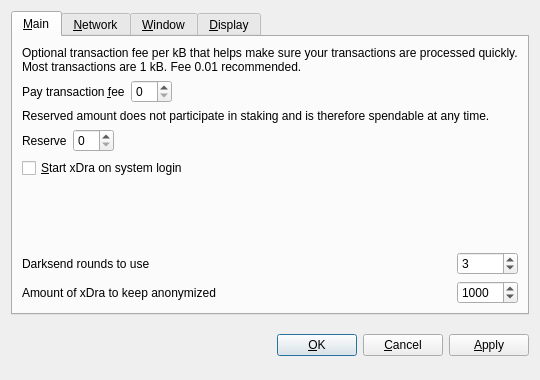
<?xml version="1.0" encoding="UTF-8"?>
<ui version="4.0">
 <class>OptionsDialog</class>
 <widget class="QDialog" name="OptionsDialog">
  <property name="geometry">
   <rect>
    <x>0</x>
    <y>0</y>
    <width>540</width>
    <height>380</height>
   </rect>
  </property>
  <property name="windowTitle">
   <string>Options</string>
  </property>
  <property name="modal">
   <bool>true</bool>
  </property>
  <layout class="QVBoxLayout" name="verticalLayout">
   <item>
    <widget class="QTabWidget" name="tabWidget">
     <property name="tabPosition">
      <enum>QTabWidget::North</enum>
     </property>
     <property name="currentIndex">
      <number>0</number>
     </property>
     <widget class="QWidget" name="tabMain">
      <attribute name="title">
       <string>&amp;Main</string>
      </attribute>
      <layout class="QGridLayout" name="gridLayout">
       <item row="0" column="0" colspan="2">
        <widget class="QLabel" name="transactionFeeInfoLabel">
         <property name="text">
          <string>Optional transaction fee per kB that helps make sure your transactions are processed quickly. Most transactions are 1 kB. Fee 0.01 recommended.</string>
         </property>
         <property name="textFormat">
          <enum>Qt::PlainText</enum>
         </property>
         <property name="wordWrap">
          <bool>true</bool>
         </property>
        </widget>
       </item>
       <item row="1" column="0">
        <layout class="QHBoxLayout" name="horizontalLayoutFee">
         <item>
          <widget class="QLabel" name="transactionFeeLabel">
           <property name="text">
            <string>Pay transaction &amp;fee</string>
           </property>
           <property name="textFormat">
            <enum>Qt::PlainText</enum>
           </property>
           <property name="buddy">
            <cstring>transactionFee</cstring>
           </property>
          </widget>
         </item>
         <item>
          <widget class="BitcoinAmountField" name="transactionFee"/>
         </item>
         <item>
          <spacer name="horizontalSpacerFee">
           <property name="orientation">
            <enum>Qt::Horizontal</enum>
           </property>
           <property name="sizeHint" stdset="0">
            <size>
             <width>40</width>
             <height>20</height>
            </size>
           </property>
          </spacer>
         </item>
        </layout>
       </item>
       <item row="2" column="0" colspan="2">
        <widget class="QLabel" name="reserveBalanceInfoLabel">
         <property name="text">
          <string>Reserved amount does not participate in staking and is therefore spendable at any time.</string>
         </property>
         <property name="textFormat">
          <enum>Qt::PlainText</enum>
         </property>
         <property name="wordWrap">
          <bool>true</bool>
         </property>
        </widget>
       </item>
       <item row="3" column="0">
        <layout class="QHBoxLayout" name="horizontalLayoutReserveBalance">
         <item>
          <widget class="QLabel" name="reserveBalanceLabel">
           <property name="text">
            <string>Reserve</string>
           </property>
           <property name="textFormat">
            <enum>Qt::PlainText</enum>
           </property>
           <property name="buddy">
            <cstring>reserveBalance</cstring>
           </property>
          </widget>
         </item>
         <item>
          <widget class="BitcoinAmountField" name="reserveBalance"/>
         </item>
         <item>
          <spacer name="horizontalSpacerReserveBalance">
           <property name="orientation">
            <enum>Qt::Horizontal</enum>
           </property>
           <property name="sizeHint" stdset="0">
            <size>
             <width>40</width>
             <height>20</height>
            </size>
           </property>
          </spacer>
         </item>
        </layout>
       </item>
       <item row="4" column="0">
        <widget class="QCheckBox" name="bitcoinAtStartup">
         <property name="toolTip">
          <string>Automatically start xDra after logging in to the system.</string>
         </property>
         <property name="text">
          <string>&amp;Start xDra on system login</string>
         </property>
        </widget>
       </item>
       <item row="5" column="0">
        <spacer name="verticalSpacer_Main">
         <property name="orientation">
          <enum>Qt::Vertical</enum>
         </property>
         <property name="sizeHint" stdset="0">
          <size>
           <width>20</width>
           <height>40</height>
          </size>
         </property>
        </spacer>
       </item>
       <item row="6" column="0">
        <widget class="QLabel" name="label">
         <property name="toolTip">
          <string>&lt;html&gt;&lt;head/&gt;&lt;body&gt;&lt;p&gt;This setting determines the amount of individual masternodes that an input will be anonymized through. More rounds of anonymization gives a higher degree of privacy, but also costs more in fees.&lt;/p&gt;&lt;/body&gt;&lt;/html&gt;</string>
         </property>
         <property name="text">
          <string>Darksend rounds to use</string>
         </property>
        </widget>
       </item>
       <item row="6" column="1">
        <widget class="QSpinBox" name="darksendRounds">
         <property name="minimum">
          <number>2</number>
         </property>
         <property name="maximum">
          <number>16</number>
         </property>
         <property name="value">
          <number>3</number>
         </property>
        </widget>
       </item>
       <item row="7" column="0">
        <widget class="QLabel" name="label_2">
         <property name="toolTip">
          <string>This amount acts as a threshold to turn off Darksend once it's reached.</string>
         </property>
         <property name="statusTip">
          <string notr="true"/>
         </property>
         <property name="whatsThis">
          <string notr="true"/>
         </property>
         <property name="accessibleName">
          <string notr="true"/>
         </property>
         <property name="accessibleDescription">
          <string notr="true"/>
         </property>
         <property name="text">
          <string>Amount of xDra to keep anonymized</string>
         </property>
        </widget>
       </item>
       <item row="7" column="1">
        <widget class="QSpinBox" name="anonymizexDra">
         <property name="minimum">
          <number>2</number>
         </property>
         <property name="maximum">
          <number>10000</number>
         </property>
         <property name="singleStep">
          <number>10</number>
         </property>
         <property name="value">
          <number>1000</number>
         </property>
        </widget>
       </item>
      </layout>
     </widget>
     <widget class="QWidget" name="tabNetwork">
      <attribute name="title">
       <string>&amp;Network</string>
      </attribute>
      <layout class="QVBoxLayout" name="verticalLayout_Network">
       <item>
        <widget class="QCheckBox" name="mapPortUpnp">
         <property name="toolTip">
          <string>Automatically open the xDra client port on the router. This only works when your router supports UPnP and it is enabled.</string>
         </property>
         <property name="text">
          <string>Map port using &amp;UPnP</string>
         </property>
        </widget>
       </item>
       <item>
        <widget class="QCheckBox" name="connectSocks">
         <property name="toolTip">
          <string>Connect to the xDra network through a SOCKS5 proxy (e.g. when connecting through Tor).</string>
         </property>
         <property name="text">
          <string>&amp;Connect through SOCKS5 proxy:</string>
         </property>
        </widget>
       </item>
       <item>
        <layout class="QHBoxLayout" name="horizontalLayout_Network">
         <item>
          <widget class="QLabel" name="proxyIpLabel">
           <property name="text">
            <string>Proxy &amp;IP:</string>
           </property>
           <property name="textFormat">
            <enum>Qt::PlainText</enum>
           </property>
           <property name="buddy">
            <cstring>proxyIp</cstring>
           </property>
          </widget>
         </item>
         <item>
          <widget class="QValidatedLineEdit" name="proxyIp">
           <property name="maximumSize">
            <size>
             <width>140</width>
             <height>16777215</height>
            </size>
           </property>
           <property name="toolTip">
            <string>IP address of the proxy (e.g. 127.0.0.1)</string>
           </property>
          </widget>
         </item>
         <item>
          <widget class="QLabel" name="proxyPortLabel">
           <property name="text">
            <string>&amp;Port:</string>
           </property>
           <property name="textFormat">
            <enum>Qt::PlainText</enum>
           </property>
           <property name="buddy">
            <cstring>proxyPort</cstring>
           </property>
          </widget>
         </item>
         <item>
          <widget class="QLineEdit" name="proxyPort">
           <property name="maximumSize">
            <size>
             <width>55</width>
             <height>16777215</height>
            </size>
           </property>
           <property name="toolTip">
            <string>Port of the proxy (e.g. 9050)</string>
           </property>
          </widget>
         </item>
         <item>
          <spacer name="horizontalSpacer_Network">
           <property name="orientation">
            <enum>Qt::Horizontal</enum>
           </property>
           <property name="sizeHint" stdset="0">
            <size>
             <width>40</width>
             <height>20</height>
            </size>
           </property>
          </spacer>
         </item>
        </layout>
       </item>
       <item>
        <spacer name="verticalSpacer_Network">
         <property name="orientation">
          <enum>Qt::Vertical</enum>
         </property>
         <property name="sizeHint" stdset="0">
          <size>
           <width>20</width>
           <height>40</height>
          </size>
         </property>
        </spacer>
       </item>
      </layout>
     </widget>
     <widget class="QWidget" name="tabWindow">
      <attribute name="title">
       <string>&amp;Window</string>
      </attribute>
      <layout class="QVBoxLayout" name="verticalLayout_Window">
       <item>
        <widget class="QCheckBox" name="minimizeToTray">
         <property name="toolTip">
          <string>Show only a tray icon after minimizing the window.</string>
         </property>
         <property name="text">
          <string>&amp;Minimize to the tray instead of the taskbar</string>
         </property>
        </widget>
       </item>
       <item>
        <widget class="QCheckBox" name="minimizeOnClose">
         <property name="toolTip">
          <string>Minimize instead of exit the application when the window is closed. When this option is enabled, the application will be closed only after selecting Quit in the menu.</string>
         </property>
         <property name="text">
          <string>M&amp;inimize on close</string>
         </property>
        </widget>
       </item>
       <item>
        <spacer name="verticalSpacer_Window">
         <property name="orientation">
          <enum>Qt::Vertical</enum>
         </property>
         <property name="sizeHint" stdset="0">
          <size>
           <width>20</width>
           <height>40</height>
          </size>
         </property>
        </spacer>
       </item>
      </layout>
     </widget>
     <widget class="QWidget" name="tabDisplay">
      <attribute name="title">
       <string>&amp;Display</string>
      </attribute>
      <layout class="QVBoxLayout" name="verticalLayout_Display">
       <item>
        <layout class="QHBoxLayout" name="horizontalLayout_1_Display">
         <item>
          <widget class="QLabel" name="langLabel">
           <property name="text">
            <string>User Interface &amp;language:</string>
           </property>
           <property name="textFormat">
            <enum>Qt::PlainText</enum>
           </property>
           <property name="buddy">
            <cstring>lang</cstring>
           </property>
          </widget>
         </item>
         <item>
          <widget class="QValueComboBox" name="lang">
           <property name="toolTip">
            <string>The user interface language can be set here. This setting will take effect after restarting xDra.</string>
           </property>
          </widget>
         </item>
        </layout>
       </item>
       <item>
        <layout class="QHBoxLayout" name="horizontalLayout_2_Display">
         <item>
          <widget class="QLabel" name="unitLabel">
           <property name="text">
            <string>&amp;Unit to show amounts in:</string>
           </property>
           <property name="textFormat">
            <enum>Qt::PlainText</enum>
           </property>
           <property name="buddy">
            <cstring>unit</cstring>
           </property>
          </widget>
         </item>
         <item>
          <widget class="QValueComboBox" name="unit">
           <property name="toolTip">
            <string>Choose the default subdivision unit to show in the interface and when sending coins.</string>
           </property>
          </widget>
         </item>
        </layout>
       </item>
       <item>
        <widget class="QCheckBox" name="coinControlFeatures">
         <property name="toolTip">
          <string>Whether to show coin control features or not.</string>
         </property>
         <property name="text">
          <string>Display coin &amp;control features (experts only!)</string>
         </property>
        </widget>
       </item>
       <item>
        <widget class="QCheckBox" name="useBlackTheme">
         <property name="text">
          <string>Use black visual theme (requires restart)</string>
         </property>
        </widget>
       </item>
       <item>
        <spacer name="verticalSpacer_Display">
         <property name="orientation">
          <enum>Qt::Vertical</enum>
         </property>
         <property name="sizeHint" stdset="0">
          <size>
           <width>20</width>
           <height>40</height>
          </size>
         </property>
        </spacer>
       </item>
      </layout>
     </widget>
    </widget>
   </item>
   <item>
    <layout class="QHBoxLayout" name="horizontalLayout_Buttons">
     <item>
      <spacer name="horizontalSpacer_1">
       <property name="orientation">
        <enum>Qt::Horizontal</enum>
       </property>
       <property name="sizeHint" stdset="0">
        <size>
         <width>40</width>
         <height>48</height>
        </size>
       </property>
      </spacer>
     </item>
     <item>
      <widget class="QLabel" name="statusLabel">
       <property name="font">
        <font>
         <weight>75</weight>
         <bold>true</bold>
        </font>
       </property>
       <property name="text">
        <string/>
       </property>
       <property name="textFormat">
        <enum>Qt::PlainText</enum>
       </property>
       <property name="wordWrap">
        <bool>true</bool>
       </property>
      </widget>
     </item>
     <item>
      <spacer name="horizontalSpacer_2">
       <property name="orientation">
        <enum>Qt::Horizontal</enum>
       </property>
       <property name="sizeHint" stdset="0">
        <size>
         <width>40</width>
         <height>48</height>
        </size>
       </property>
      </spacer>
     </item>
     <item>
      <widget class="QPushButton" name="okButton">
       <property name="text">
        <string>&amp;OK</string>
       </property>
      </widget>
     </item>
     <item>
      <widget class="QPushButton" name="cancelButton">
       <property name="text">
        <string>&amp;Cancel</string>
       </property>
       <property name="autoDefault">
        <bool>false</bool>
       </property>
      </widget>
     </item>
     <item>
      <widget class="QPushButton" name="applyButton">
       <property name="text">
        <string>&amp;Apply</string>
       </property>
       <property name="autoDefault">
        <bool>false</bool>
       </property>
      </widget>
     </item>
    </layout>
   </item>
  </layout>
 </widget>
 <customwidgets>
  <customwidget>
   <class>BitcoinAmountField</class>
   <extends>QSpinBox</extends>
   <header>bitcoinamountfield.h</header>
   <container>1</container>
  </customwidget>
  <customwidget>
   <class>QValueComboBox</class>
   <extends>QComboBox</extends>
   <header>qvaluecombobox.h</header>
  </customwidget>
  <customwidget>
   <class>QValidatedLineEdit</class>
   <extends>QLineEdit</extends>
   <header>qvalidatedlineedit.h</header>
  </customwidget>
 </customwidgets>
 <resources/>
 <connections/>
</ui>
